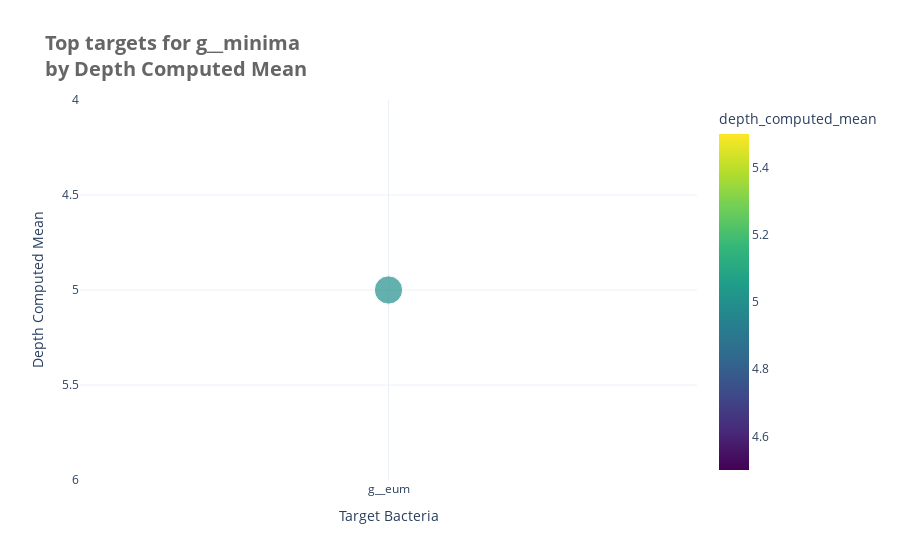

Source (notebook cell):
### Code cell
targets(summary,'depth_computed_mean',random.choice(genus.columns), ascending=True).show()

### Figure 1 — Plotly figure (JSON) as saved in the notebook; plotly's stock layout.template omitted (floating-point values rounded to 4 significant figures)
{"data": [{"customdata": [["YVC Shoddied"]], "hovertemplate": "target=%{x}<br>depth_computed_mean=%{marker.color}<br>nobs_computed_mean=%{marker.size}<br>behavior_label=%{customdata[0]}<extra></extra>", "legendgroup": "", "marker": {"color": [5], "coloraxis": "coloraxis", "size": [137], "sizemode": "area", "sizeref": 0.3425, "symbol": "circle"}, "mode": "markers", "name": "", "orientation": "v", "showlegend": false, "type": "scatter", "x": ["g__eum"], "xaxis": "x", "y": [5], "yaxis": "y"}], "layout": {"coloraxis": {"colorbar": {"title": {"text": "depth_computed_mean"}}, "colorscale": [[0, "#440154"], [0.1111, "#482878"], [0.2222, "#3e4989"], [0.3333, "#31688e"], [0.4444, "#26828e"], [0.5556, "#1f9e89"], [0.6667, "#35b779"], [0.7778, "#6ece58"], [0.8889, "#b5de2b"], [1, "#fde725"]]}, "legend": {"itemsizing": "constant", "tracegroupgap": 0}, "title": {"font": {"color": "#666", "size": 20}, "text": "<b>Top targets for g__minima<br>by Depth Computed Mean</b>"}, "xaxis": {"anchor": "y", "autorange": "reversed", "domain": [0, 1], "title": {"text": "Target Bacteria"}}, "yaxis": {"anchor": "x", "autorange": "reversed", "domain": [0, 1], "title": {"text": "Depth Computed Mean"}}}}
